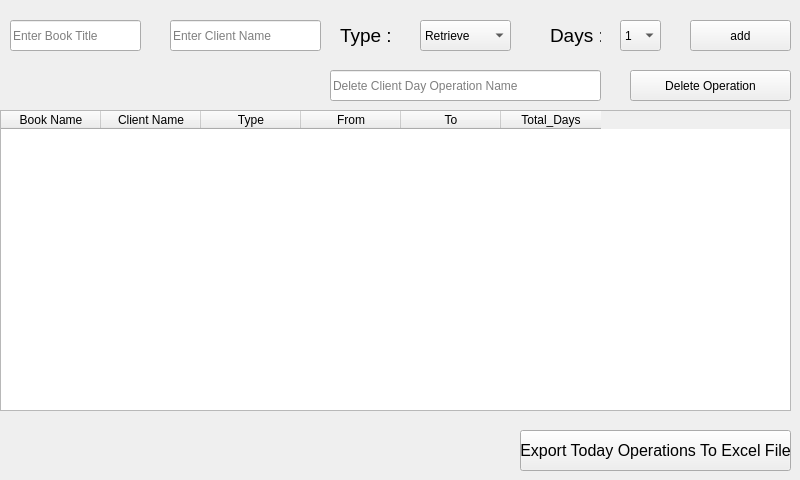
    <widget class="QWidget" name="tab">
     <attribute name="title">
      <string>Tab 1</string>
     </attribute>
     <widget class="QTableWidget" name="tableWidget">
      <property name="enabled">
       <bool>true</bool>
      </property>
      <property name="geometry">
       <rect>
        <x>0</x>
        <y>110</y>
        <width>791</width>
        <height>301</height>
       </rect>
      </property>
      <property name="mouseTracking">
       <bool>false</bool>
      </property>
      <property name="focusPolicy">
       <enum>Qt::WheelFocus</enum>
      </property>
      <property name="gridStyle">
       <enum>Qt::SolidLine</enum>
      </property>
      <property name="rowCount">
       <number>0</number>
      </property>
      <attribute name="verticalHeaderCascadingSectionResizes">
       <bool>false</bool>
      </attribute>
      <attribute name="verticalHeaderDefaultSectionSize">
       <number>31</number>
      </attribute>
      <attribute name="verticalHeaderHighlightSections">
       <bool>true</bool>
      </attribute>
      <column>
       <property name="text">
        <string>Book Name</string>
       </property>
      </column>
      <column>
       <property name="text">
        <string>Client Name</string>
       </property>
      </column>
      <column>
       <property name="text">
        <string>Type</string>
       </property>
      </column>
      <column>
       <property name="text">
        <string>From</string>
       </property>
      </column>
      <column>
       <property name="text">
        <string>To</string>
       </property>
      </column>
      <column>
       <property name="text">
        <string>Total_Days</string>
       </property>
      </column>
     </widget>
     <widget class="QPushButton" name="pushButton_6">
      <property name="geometry">
       <rect>
        <x>690</x>
        <y>20</y>
        <width>101</width>
        <height>31</height>
       </rect>
      </property>
      <property name="text">
       <string>add</string>
      </property>
     </widget>
     <widget class="QLineEdit" name="lineEdit">
      <property name="geometry">
       <rect>
        <x>10</x>
        <y>20</y>
        <width>131</width>
        <height>31</height>
       </rect>
      </property>
      <property name="text">
       <string/>
      </property>
      <property name="placeholderText">
       <string>Enter Book Title</string>
      </property>
     </widget>
     <widget class="QComboBox" name="comboBox">
      <property name="geometry">
       <rect>
        <x>420</x>
        <y>20</y>
        <width>91</width>
        <height>31</height>
       </rect>
      </property>
      <item>
       <property name="text">
        <string>Retrieve</string>
       </property>
      </item>
      <item>
       <property name="text">
        <string>Rent</string>
       </property>
      </item>
     </widget>
     <widget class="QLabel" name="label">
      <property name="geometry">
       <rect>
        <x>340</x>
        <y>20</y>
        <width>51</width>
        <height>31</height>
       </rect>
      </property>
      <property name="font">
       <font>
        <pointsize>14</pointsize>
       </font>
      </property>
      <property name="text">
       <string>Type :</string>
      </property>
     </widget>
     <widget class="QLabel" name="label_2">
      <property name="geometry">
       <rect>
        <x>550</x>
        <y>20</y>
        <width>51</width>
        <height>31</height>
       </rect>
      </property>
      <property name="font">
       <font>
        <pointsize>14</pointsize>
       </font>
      </property>
      <property name="text">
       <string>Days :</string>
      </property>
     </widget>
     <widget class="QComboBox" name="comboBox_2">
      <property name="geometry">
       <rect>
        <x>620</x>
        <y>20</y>
        <width>41</width>
        <height>31</height>
       </rect>
      </property>
      <item>
       <property name="text">
        <string>1</string>
       </property>
      </item>
      <item>
       <property name="text">
        <string>2</string>
       </property>
      </item>
      <item>
       <property name="text">
        <string>3</string>
       </property>
      </item>
      <item>
       <property name="text">
        <string>4</string>
       </property>
      </item>
      <item>
       <property name="text">
        <string>5</string>
       </property>
      </item>
      <item>
       <property name="text">
        <string>6</string>
       </property>
      </item>
      <item>
       <property name="text">
        <string>7</string>
       </property>
      </item>
      <item>
       <property name="text">
        <string>8</string>
       </property>
      </item>
      <item>
       <property name="text">
        <string>9</string>
       </property>
      </item>
      <item>
       <property name="text">
        <string>10</string>
       </property>
      </item>
     </widget>
     <widget class="QLineEdit" name="lineEdit_5">
      <property name="geometry">
       <rect>
        <x>170</x>
        <y>20</y>
        <width>151</width>
        <height>31</height>
       </rect>
      </property>
      <property name="text">
       <string/>
      </property>
      <property name="placeholderText">
       <string>Enter Client Name</string>
      </property>
     </widget>
     <widget class="QPushButton" name="pushButton_28">
      <property name="geometry">
       <rect>
        <x>520</x>
        <y>430</y>
        <width>271</width>
        <height>41</height>
       </rect>
      </property>
      <property name="font">
       <font>
        <pointsize>12</pointsize>
       </font>
      </property>
      <property name="text">
       <string>Export Today Operations To Excel File</string>
      </property>
     </widget>
     <widget class="QPushButton" name="pushButton_33">
      <property name="geometry">
       <rect>
        <x>630</x>
        <y>70</y>
        <width>161</width>
        <height>31</height>
       </rect>
      </property>
      <property name="text">
       <string>Delete Operation</string>
      </property>
     </widget>
     <widget class="QLineEdit" name="lineEdit_7">
      <property name="geometry">
       <rect>
        <x>330</x>
        <y>70</y>
        <width>271</width>
        <height>31</height>
       </rect>
      </property>
      <property name="placeholderText">
       <string>Delete Client Day Operation Name</string>
      </property>
     </widget>
    </widget>
